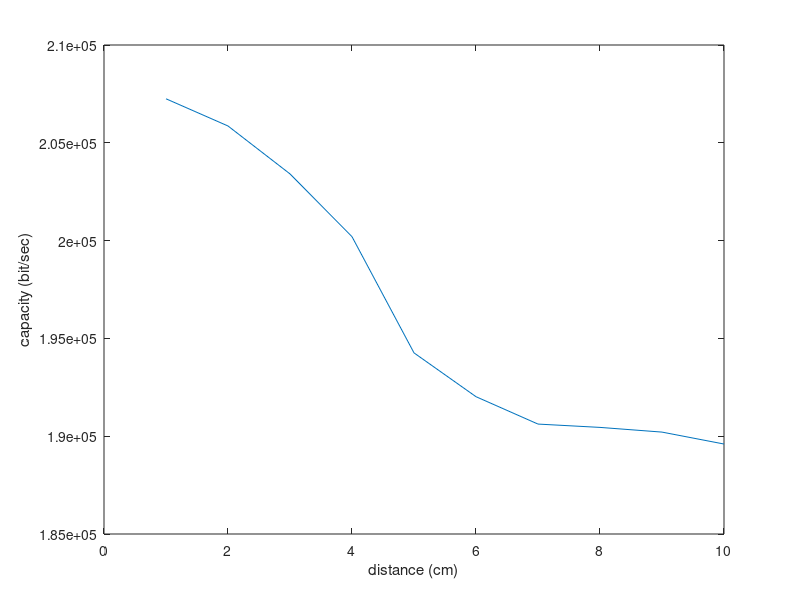

Write the MATLAB code that produced this figure. (Note: this script raises an error after producing the figure.)
values = [2.0725 2.0586 2.0341 2.002 1.9426 1.9202 1.9062 1.9045 1.9021 1.8960]*10^5;
x = [1 2 3 4 5 6 7 8 9 10];


figure; 
plot(x,values);
xlabel('distance (cm)');
ylabel('capacity (bit/sec)')
sgtitle('Signal capacity in function of distance from speaker')

 

 % Parameters
Fs = 16000;                % Sampling frequency (Hz)
f1 = 700;                  % Lower stopband frequency (Hz)
f2 = 3000;                 % Upper stopband frequency (Hz)
N = 100;                   % Filter order

% Normalize frequencies with respect to Nyquist frequency (Fs/2)
Wn = [f1 f2] / (Fs/2);

% Design band-stop filter using fir1
b = fir1(N, Wn, 'stop');

% Plot the frequency response
%freqz(b, 1, 1024, Fs);

% If you have a signal to filter, say x
y = filter(b, 1, wgn(Fs,1,0));    % Apply the filter to the signal
spectrogram(y,1024,512,1024,Fs);


